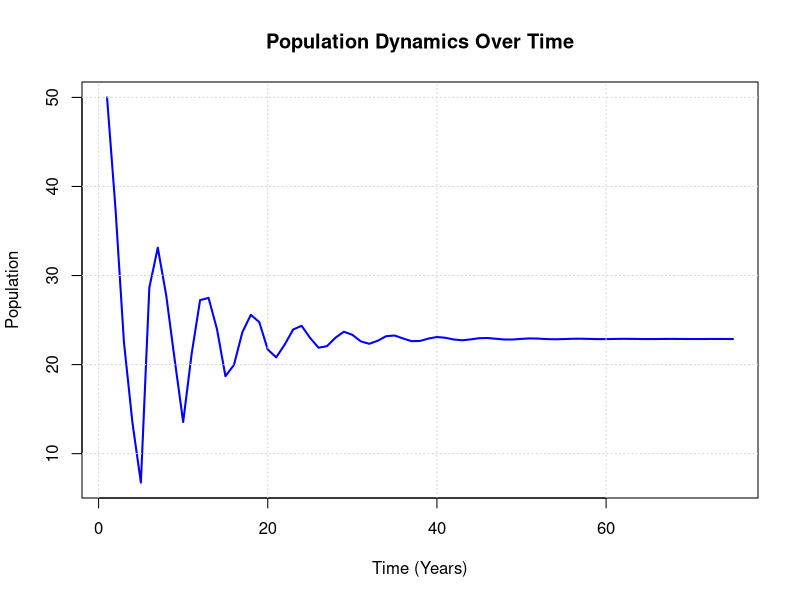

Reproduce this figure in R.
rm (list = ls())

# Scénario 1
nbCompartiments <- 5
nbAnnees <- 75
effectif_compartiment <- c(50, 0, 0, 0, 0)
taux_de_fecondite <- 3.75
taux_de_transition <- c(0.75, 0.6, 0.6, 0.5, 0.4937)

# # Scénario 2
# nbCompartiments <- 5
# nbAnnees <- 30
# effectif_compartiment <- c(50, 0, 0, 0, 0)
# taux_de_fecondite <- 5
# taux_de_transition <- c(0.75, 0.6, 0.6, 0.5, 0.4937)
# 
# # Scénario 3
# nbCompartiments <- 5
# nbAnnees <- 100
# effectif_compartiment <- c(50, 10, 10, 10, 10)
# taux_de_fecondite <- 3.25
# taux_de_transition <- c(0.75, 0.6, 0.6, 0.5, 0.4937)
# 
# # Scénario 4
# nbCompartiments <- 6
# nbAnnees <- 200
# effectif_compartiment <- c(0, 0, 0, 0, 0, 100)
# taux_de_fecondite <- 4.65
# taux_de_transition <- c(0.72, 0.72, 0.72, 0.72, 0.72, 0.1)

evolution <- c(effectif_compartiment)

for (i in 1:nbAnnees) {
  temp_compartiment <- effectif_compartiment
  for (j in 1:nbCompartiments) {
    if (j == 1) {
      temp_compartiment[j] <- effectif_compartiment[nbCompartiments] * taux_de_fecondite
    } else if (j == nbCompartiments) {
      temp_compartiment[j] <- effectif_compartiment[j] * taux_de_transition[j] + effectif_compartiment[j-1] * taux_de_transition[j-1]
    } else {
      temp_compartiment[j] <- effectif_compartiment[j-1] * taux_de_transition[j-1]
    }
  }
  effectif_compartiment <- temp_compartiment
  evolution <- rbind(evolution, effectif_compartiment)
}

print(effectif_compartiment)
print(evolution)

population <- c()
for (i in 1:nbAnnees) {
  population <- append(population, sum(evolution[i,]))
}
print(population)

plot(population, type = "l", col = "blue", lwd = 2, 
     xlab = "Time (Years)", ylab = "Population", 
     main = "Population Dynamics Over Time")

grid()
